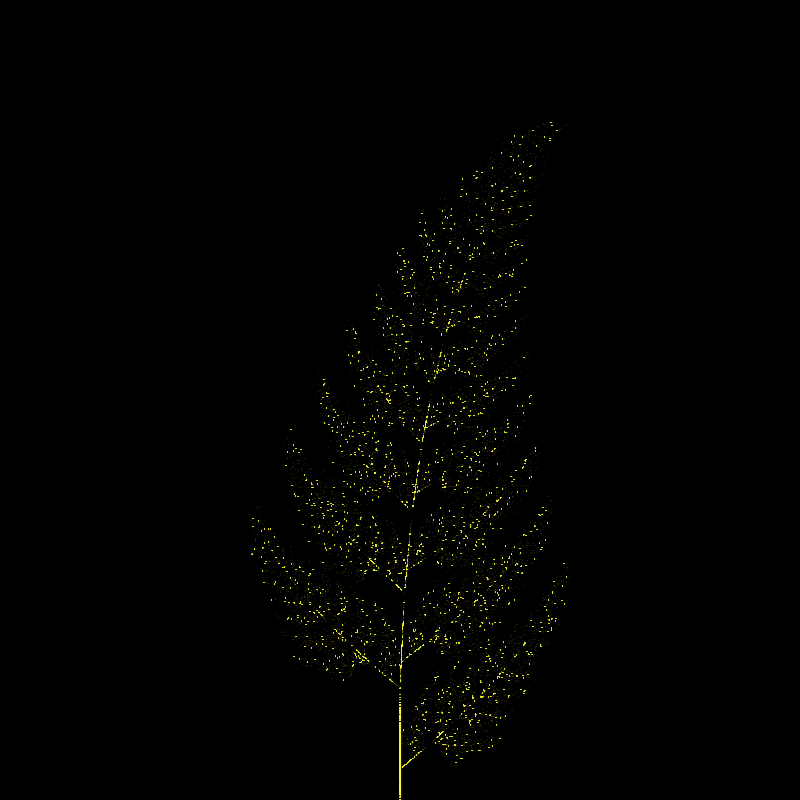
Frame 1 (no input)
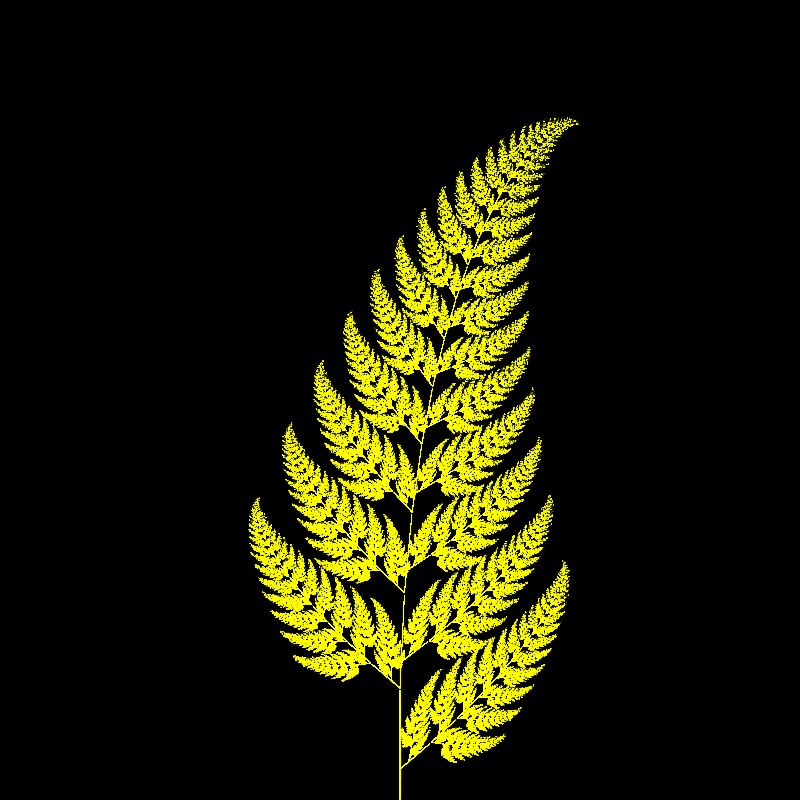
Frame 60 (the mouse pressed at the canvas centre just before this capture)
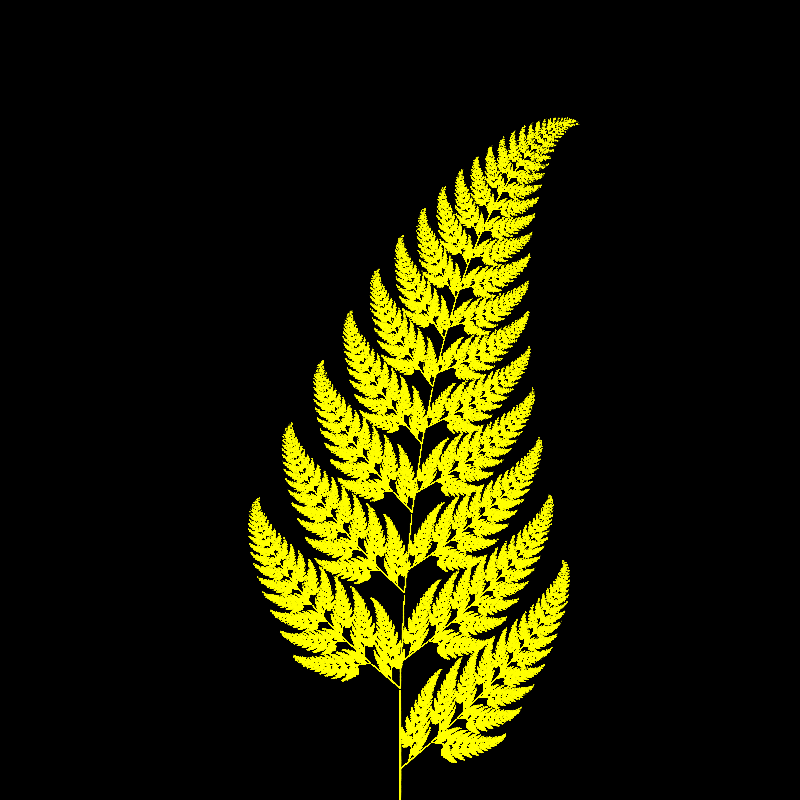
Frame 120 (the mouse held since frame 60 and released just before this capture)

The Processing sketch that drew these frames (run headless with seeded random() and noise(); from frame 60 on, the mouse is pressed at the canvas centre):

// Processing sketch: BarnsleyFern
// ── BarnsleyFern.pde
class Rule {
  float a;
  float b;
  float c;
  float d;
  float e;
  float f;
  float p;
  color clr;
  Rule(float a, float b, float c, float d, float e, float f, float p, color clr) {
    this.a = a;
    this.b = b;
    this.c = c;
    this.d = d;
    this.e = e;
    this.f = f;
    this.p = p;
    this.clr = clr;
  }
  PVector getXY(float x, float y) {
    float newX = ((a * x) + (b * y)) + e;
    float newY = ((c * x) + (d * y)) + f;
    //print(newX, newY);
    return new PVector(newX, newY);
  }
}



final Rule [] ruleSet = {
  new Rule(0, 0, 0.0, 0.16, 0, 0, 0.01, color(255,255, 0)),
  new Rule(0.85, 0.04, -0.06, 0.85, 0, 1.60, 0.85, color(255,255, 0)),
  new Rule(0.20, -0.26, 0.23, 0.22, 0, 1.60, 0.07, color(255, 255, 0)),
  new Rule(-0.15, 0.28, 0.26, 0.24, 0, 0.44, 0.07, color(255, 255, 0)),
  };
  
float x;
float y;

Rule generateRule() {
  float prob = 1;
  int index = 0;
  while(prob > 0) {
    index = int(random(ruleSet.length));
    prob -= ruleSet[index].p;
  }
  return ruleSet[index];
}

void setup() {
  background(0);
  size(800, 800);
  x = 0;
  y = 0;
 noFill();
}

void draw() {
  translate(width/2, height);
  rotate(PI);
  for(int i = 0 ; i < 10000 ; i++) {
    Rule rule = generateRule();
    PVector newCoords = rule.getXY(x, y);
    x = newCoords.x;
    y = newCoords.y;
    stroke(rule.clr);
    ellipse(-x * 70, y * 70, 0.1, 0.1);
  }
}
